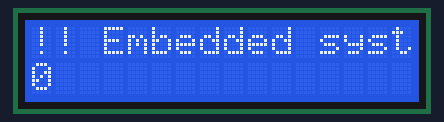
A sketch run on a simulated Arduino Uno, built with avr-gcc and run on an emulated ATmega328P. Parts: 16×2 character LCD.

Above: at 0.1 s.
At 4.1 s:
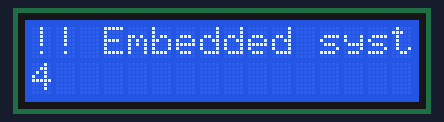
At 9.1 s:
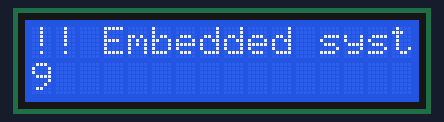
At 19.1 s:
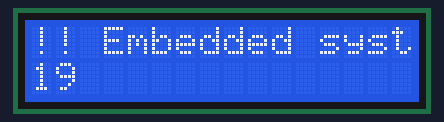
At 29.1 s:
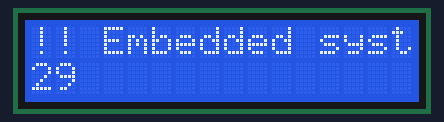
At 39.1 s:
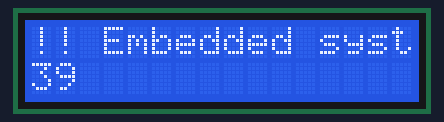

Measured:
- what the display in image 1 shows lasts 1.0 s, from 4.0 s to 5.0 s

The sketch:

main.ino
```cpp
#include <LiquidCrystal.h>

#define RS    12   //  RS - register select
#define EN    11   //  En - enable
#define D4    5
#define D5    4
#define D6    3
#define D7    2

#define Col   16
#define rows  2


// Initialize the library with the interface pins
LiquidCrystal lcd(RS, EN, D4, D5, D6, D7);

void setup() {
  // Set up the LCD's number of columns and rows:
  lcd.begin(Col, rows);

  // Print a message to the LCD.
  lcd.print("!! Embedded system Level 1 !!");
}

void loop() {

  // Set the cursor to column 0, line 1
  // (note: line 1 is the second row, since counting begins with 0)
  lcd.setCursor(0, 1);

  // Print the number of seconds since reset:
  lcd.print(millis() / 1000);
}
```
